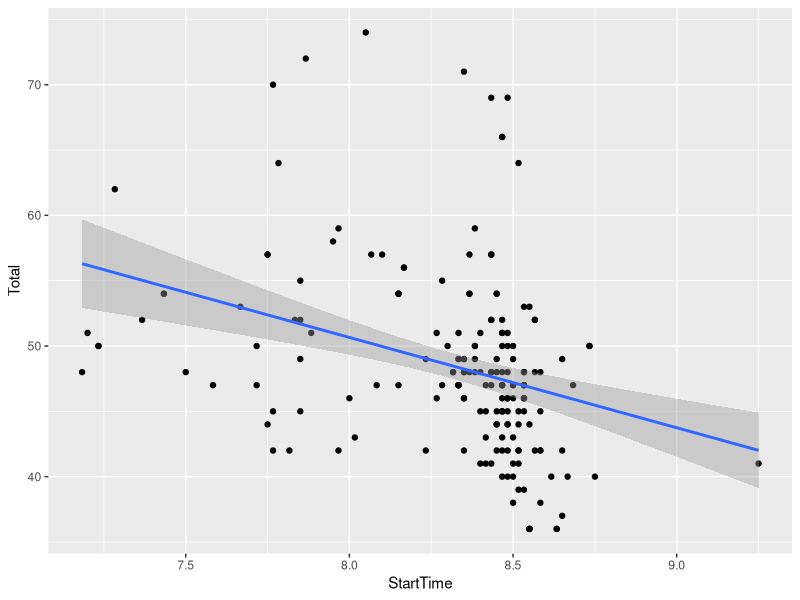
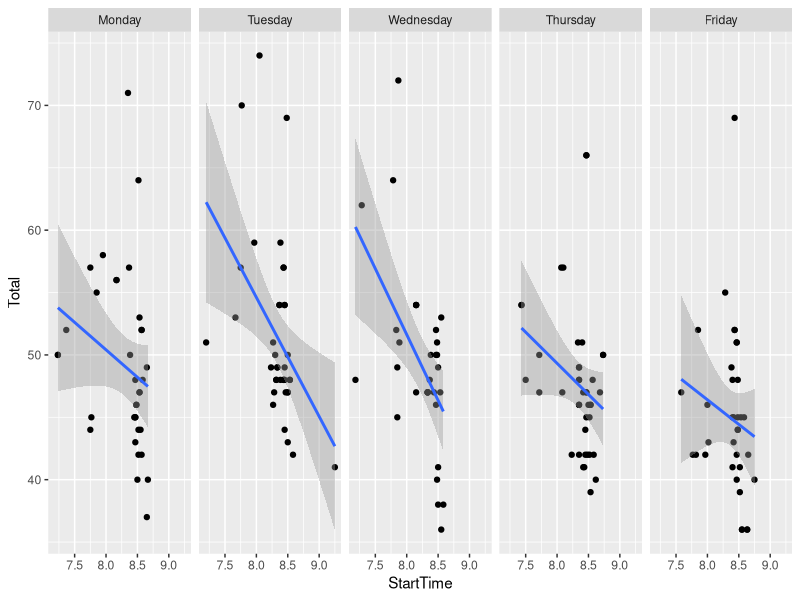

Source code (R) for these figures, in order:
library(dplyr)
library(lubridate)
library(data.table)
library(ggplot2)

# function to turn date string into date
# function to turn date string into time
# > unlist(strsplit("June 06, 2017 at 09:03AM", "at"))

start <- fread("data/august/start.csv", select=c(1))
expressway <- fread("data/august/expressway.csv", select=c(1))
end <- fread("data/august/end.csv", select=c(1))

# column names
colnames(start) <- c("RawDateTime")
colnames(expressway) <- c("RawDateTime")
colnames(end) <- c("RawDateTime")

# convert date into date and time
start$Date <- as.Date(start$RawDateTime, format("%b %d, %Y at %H:%M%p"))
start$DateTime <- as.POSIXct(start$RawDateTime, format="%b %d, %Y at %H:%M%p")
start <- subset(start, select=c(2:3))

expressway$Date <- as.Date(expressway$RawDateTime, format("%b %d, %Y at %H:%M%p"))
expressway$DateTime <- as.POSIXct(expressway$RawDateTime, format="%b %d, %Y at %H:%M%p")
expressway <- subset(expressway, select=c(2:3))

end$Date <- as.Date(end$RawDateTime, format("%b %d, %Y at %H:%M%p"))
end$DateTime <- as.POSIXct(end$RawDateTime, format="%b %d, %Y at %H:%M%p")
end <- subset(end, select=c(2:3))


# combine into one tidy data set - match by date
# date
# start time
# express way time
# end time

# join together by date

start_to_expressway <- inner_join(start, expressway, by=c("Date" = "Date"), suffix=c(".start", ".xway"))
journeys <- inner_join(start_to_expressway, end, by=c("Date" = "Date"))
colnames(journeys) <- c("Date", "Start", "ExpressWay", "End")

# remove outliers (all should be between 6am and 10am)
journeys <- subset(journeys, am(journeys$Start) & hour(journeys$Start) > 6 & hour(journeys$Start) < 10 & hour(journeys$End) < 10 & am(journeys$End))
journeys <- subset(journeys, journeys$Start < journeys$End)

# add segment travel times
journeys$StartToExpressWay <- difftime(journeys$ExpressWay, journeys$Start)
journeys$ExpressWayToEnd <- difftime(journeys$End, journeys$ExpressWay)
journeys$Total <- difftime(journeys$End, journeys$Start)

# remove journeys longer than 90 minutes (these usually involve errands on the way to work)
journeys <- subset(journeys, journeys$Total <= 90)


# add start time for convenience
journeys$StartTime <- as.numeric(journeys$Start-trunc(journeys$Start, "days"))

# add day of week as ordered factor
journeys$dow <- factor(weekdays(journeys$Date), levels=c("Monday", "Tuesday", "Wednesday", "Thursday", "Friday", "Saturday", "Sunday"))

# plot total journey time by date


# plot total journey time by start time
ggplot(journeys, aes(StartTime, Total)) + geom_point() + geom_smooth(method="lm")


# fit total vs start time for different days of the week
ggplot(journeys, aes(StartTime, Total)) + geom_point() + geom_smooth(method="lm") + facet_grid(.~dow)


# plot total journey time by day of week
#qplot(weekdays(Date), as.numeric(Total), data=journeys, geom="boxplot")



# examples from course
# qplot(displ, hwy, data=mpg, geom=c("point", "smooth"), facets=.~drv)

#g <- ggplot(mpg,aes(displ,hwy))
#g+geom_point()
#g+geom_point() + geom_smooth()
#g+geom_point() + geom_smooth(method="lm")
#g+geom_point() + geom_smooth(method="lm") + facet_grid(.~drv)

# colour by facet
#g+geom_point(size=4, alpha=1/2, aes(color=drv))

## facet grid
#g+geom_point()+facet_grid(drv~cyl, margins = TRUE)

#g+geom_point()+facet_grid(drv~cyl, margins = TRUE) + geom_smooth(method="lm", se=FALSE, size=2, color="black")

#qplot(carat, price, data=diamonds, color=cut) + geom_smooth(method="lm")


#qplot(carat, price, data=diamonds, color=cut, facets=.~cut) + geom_smooth(method="lm")

# boxplot with facets
#ggplot(diamonds, aes(carat, price)) + geom_boxplot() + facet_grid(.~cut)


